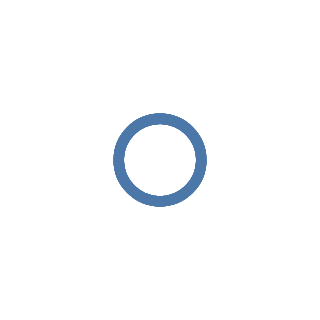

The specification (Vega-Lite) saved for this image:
### Vega specification from a JSON file in a GitHub repository (floating-point values rounded to 4 significant figures)
{"$schema": "http://vega.github.io/schema/vega/v3.0.json", "autosize": "pad", "padding": 5, "data": [{"name": "source_0", "values": [{"a": "C", "b": 2}, {"a": "C", "b": 7}, {"a": "C", "b": 4}, {"a": "D", "b": 1}, {"a": "D", "b": 2}, {"a": "D", "b": 6}, {"a": "E", "b": 8}, {"a": "E", "b": 4}, {"a": "E", "b": 7}], "format": {"type": "json"}}], "signals": [{"name": "width", "update": "21"}, {"name": "height", "update": "21"}, {"name": "unit", "value": {}, "on": [{"events": "mousemove", "update": "group()._id ? group() : unit"}]}], "marks": [{"name": "marks", "type": "symbol", "role": "point", "from": {"data": "source_0"}, "encode": {"update": {"x": {"value": 10.5}, "y": {"value": 10.5}, "stroke": {"value": "#4c78a8"}, "fill": {"value": "transparent"}, "opacity": {"value": 0.7}}}}]}
